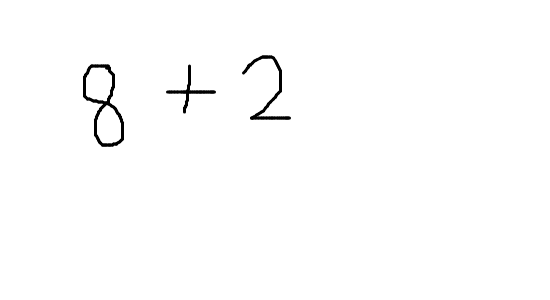
#> input picture Equation-Solver-main/internals/input.png, 550 x 300 px
$ python -i segmentor.py   (imports and definitions only)
#> lines starting #> are read from the running program, lines starting #| are printed output that depends on the picture; after the words box and inside, x2 and y2 are one past the last pixel; in counts of white or black regions, pixels touching at a corner belong together; long printed decimals are rounded
import os
import sys
import cv2
import numpy as np
import matplotlib.pyplot as plt
root = os.getcwd()
OUTPUT_DIR = os.path.join(root, 'segmented')

def line_array(x):
	upper, lower = [], []
	for y in range(5, len(x) - 5):
		s_a, s_p = strtline(y, x)
		e_a, e_p = endline(y, x)
		if s_a >= 7 and s_p >= 5:
			upper.append(y)
		if e_a >= 5 and e_p >= 7:
			lower.append(y)
	return upper, lower

def strtline(y, array):
	prev,ahead = 0,0
	for i in array[y:y+10]:
		if i > 3:
			ahead += 1
	for i in array[y-10:y]:
		if i==0:
			prev += 1
	return ahead, prev

def endline(y, array):
	ahead = 0
	prev = 0
	for i in array[y:y+10]:
		if i==0:
			ahead += 1
	for i in array[y-10:y]:
		if i > 3:
			prev += 1
	return ahead, prev

def endline_word(y, array, a):
	ahead = 0
	prev = 0
	for i in array[y:y+2*a]:
		if i < 2:
			ahead += 1
	for i in array[y-a:y]:
		if i > 2:
			prev += 1
	return prev ,ahead

def end_line_array(array, a):
	list_endlines = []
	for y in range(len(array)):
		e_p, e_a = endline_word(y, array, a)
		# print(e_p, e_a)
		if e_a >= int(1.5*a) and e_p >= int(0.7*a):
			list_endlines.append(y)
	return list_endlines

def refine_endword(array):
	refine_list = []
	for y in range(len(array)-1):
		if array[y]+1 < array[y+1]:
			refine_list.append(array[y])

	if len(array) != 0:
		refine_list.append(array[-1])
	return refine_list

def refine_array(array_upper, array_lower):
	upper, lower = [], []
	for y in range(len(array_upper)-1):
		if array_upper[y] + 5 < array_upper[y+1]:
			upper.append(array_upper[y]-10)
	for y in range(len(array_lower)-1):
		if array_lower[y] + 5 < array_lower[y+1]:
			lower.append(array_lower[y]+10)
	upper.append(array_upper[-1]-10)
	lower.append(array_lower[-1]+10)
	return upper, lower

def letter_width(contours):
	letter_width_sum = 0
	count = 0
	for cnt in contours:
		if cv2.contourArea(cnt) > 20:
			x,y,w,h = cv2.boundingRect(cnt)
			letter_width_sum += w
			count += 1
	return letter_width_sum/count


def end_wrd_dtct(lines, i, bin_img, mean_lttr_width, total_width):
	count_y = np.zeros(shape = total_width)
	for x in range(total_width):
		for y in range(lines[i][0],lines[i][1]):
			if bin_img[y][x] == 255:
				count_y[x] += 1

	end_lines = end_line_array(count_y, int(mean_lttr_width))
	endlines = refine_endword(end_lines)
	return endlines

def get_letter_rect(k, contours):
	valid = True
	x,y,w,h = cv2.boundingRect(contours[k])
	for i in range(len(contours)):
		cnt = contours[i]
		if i == k:
			continue
		elif cv2.contourArea(cnt) < 50:
			continue

		x1,y1,w1,h1 = cv2.boundingRect(cnt)

		if abs(x1 + w1/2 - (x + w/2)) < 50:
			if y1 > y:
				h = abs(y - (y1 + h1))
				w = abs(x - (x1 + w1))
			else:
				valid = False
			break

	return (valid,x,y,w,h)

def letter_seg(lines_img, x_lines, i):
	copy_img = lines_img[i].copy()
	x_linescopy = x_lines[i].copy()

	letter_img = []
	letter_k = []

	contours, hierarchy = cv2.findContours(copy_img,cv2.RETR_EXTERNAL,cv2.CHAIN_APPROX_SIMPLE)
	for k in range(len(contours)):
		cnt = contours[k]
		if cv2.contourArea(cnt) < 50:
			continue

		valid,x,y,w,h = get_letter_rect(k, contours)
		if valid:
			letter_k.append((x,y,w,h))

	letter = sorted(letter_k, key=lambda student: student[0])

	word = 1
	letter_index = 0
	for e in range(len(letter)):
		if(letter[e][0]<x_linescopy[0]):
			letter_index += 1
			letter_img_tmp = lines_img[i][letter[e][1]-5:letter[e][1]+letter[e][3]+5,letter[e][0]-5:letter[e][0]+letter[e][2]+5]
			letter_img = letter_img_tmp
			cv2.imwrite(os.path.join(OUTPUT_DIR, str(i+1)+'_'+str(word)+'_'+str(letter_index)+'.jpg'), 255-letter_img)
		else:
			x_linescopy.pop(0)
			word += 1
			letter_index = 1
			letter_img_tmp = lines_img[i][letter[e][1]-5:letter[e][1]+letter[e][3]+5,letter[e][0]-5:letter[e][0]+letter[e][2]+5]
			letter_img = cv2.resize(letter_img_tmp, dsize =(28, 28), interpolation = cv2.INTER_AREA)
			cv2.imwrite(OUTPUT_DIR+str(i+1)+'_'+str(word)+'_'+str(letter_index)+'.jpg', 255-letter_img)

def image_segmentation(filepath):
#> called with filepath = 'internals/input.png'
	print("\n........Program Initiated.......\n")
	src_img = cv2.imread(filepath, cv2.IMREAD_GRAYSCALE)
#> src_img is the input picture: shape (300, 550); min 0, max 255, mean 252.7
	orig_height, orig_width = src_img.shape
#> orig_height = 300; orig_width = 550

	print("\n Resizing Image........")
	width = 1320
	height = int(width * orig_height / orig_width)
#> height = 720
	src_img = cv2.resize(src_img, dsize=(width, height), interpolation=cv2.INTER_AREA)
#> src_img: shape (720, 1320)

	print("#---------Image Info:--------#")
	print("\tHeight =", height, "\n\tWidth =", width)
#| 	Height = 720
#| 	Width = 1320
	PIXEL_SET = 255
	kernel_size = 21
	normalized_mean = 20
	bin_img = cv2.adaptiveThreshold(src_img, PIXEL_SET, cv2.ADAPTIVE_THRESH_MEAN_C, cv2.THRESH_BINARY_INV, kernel_size,
									normalized_mean)
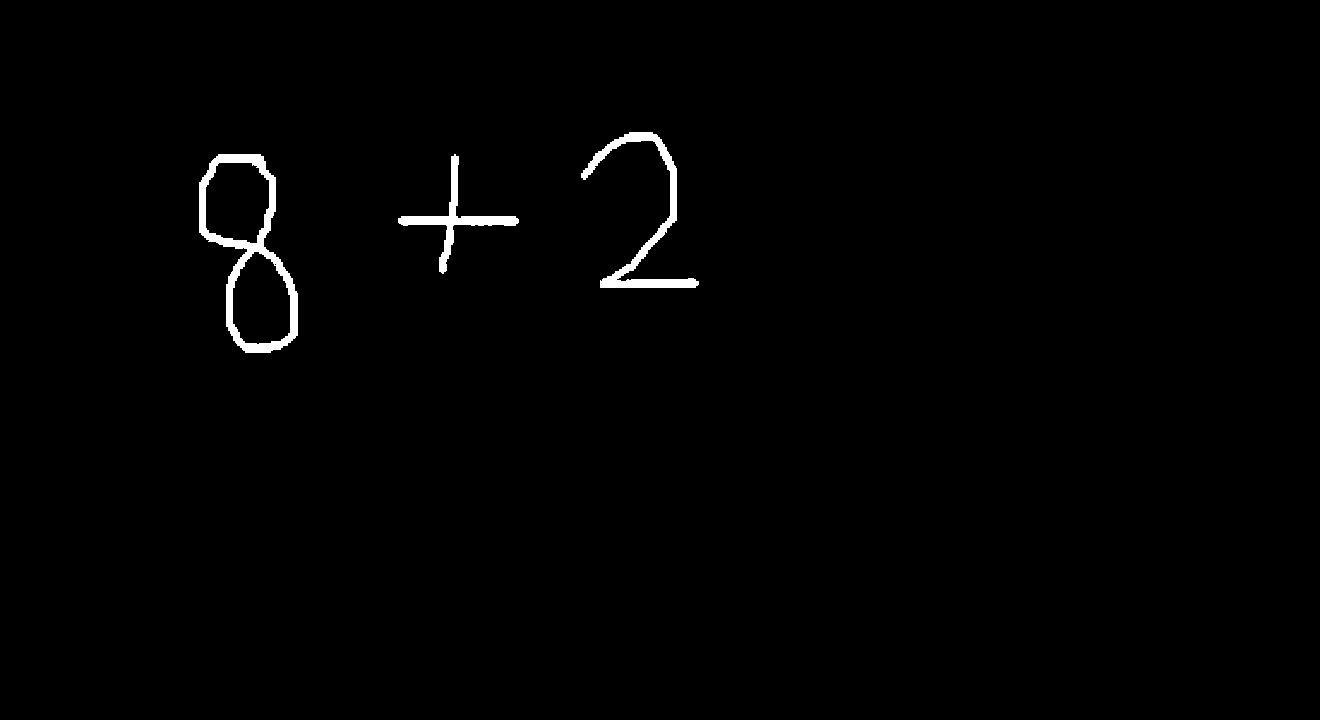
#> bin_img: shape (720, 1320); 0.95% white; 3 white regions, box (x1, y1, x2, y2) and area: (199, 154, 298, 353) 4205, (581, 132, 699, 288) 2874, (398, 154, 519, 274) 1913

	print("Noise Removal")
	kernel = cv2.getStructuringElement(cv2.MORPH_ELLIPSE, (3, 3))
	final_thr = cv2.morphologyEx(bin_img, cv2.MORPH_CLOSE, kernel)
#> final_thr: shape (720, 1320); 0.97% white; 3 white regions, box (x1, y1, x2, y2) and area: (199, 154, 298, 353) 4322, (581, 132, 699, 288) 2964, (398, 154, 519, 274) 1931
	contr_retrival = final_thr.copy()
	print("Character Segmentation")
	count_x = np.zeros(shape=(height))
#> count_x = 720 values from 0 to 0
	for y in range(height):
		for x in range(width):
			if bin_img[y][x] == PIXEL_SET:
				count_x[y] += 1

	upper_lines, lower_lines = line_array(count_x)
	upperlines, lowerlines = refine_array(upper_lines, lower_lines)
#> upperlines = [127]; lowerlines = [366]

	if len(upperlines) == len(lowerlines):
		lines = []
		for y in upperlines:
			final_thr[y][:] = PIXEL_SET
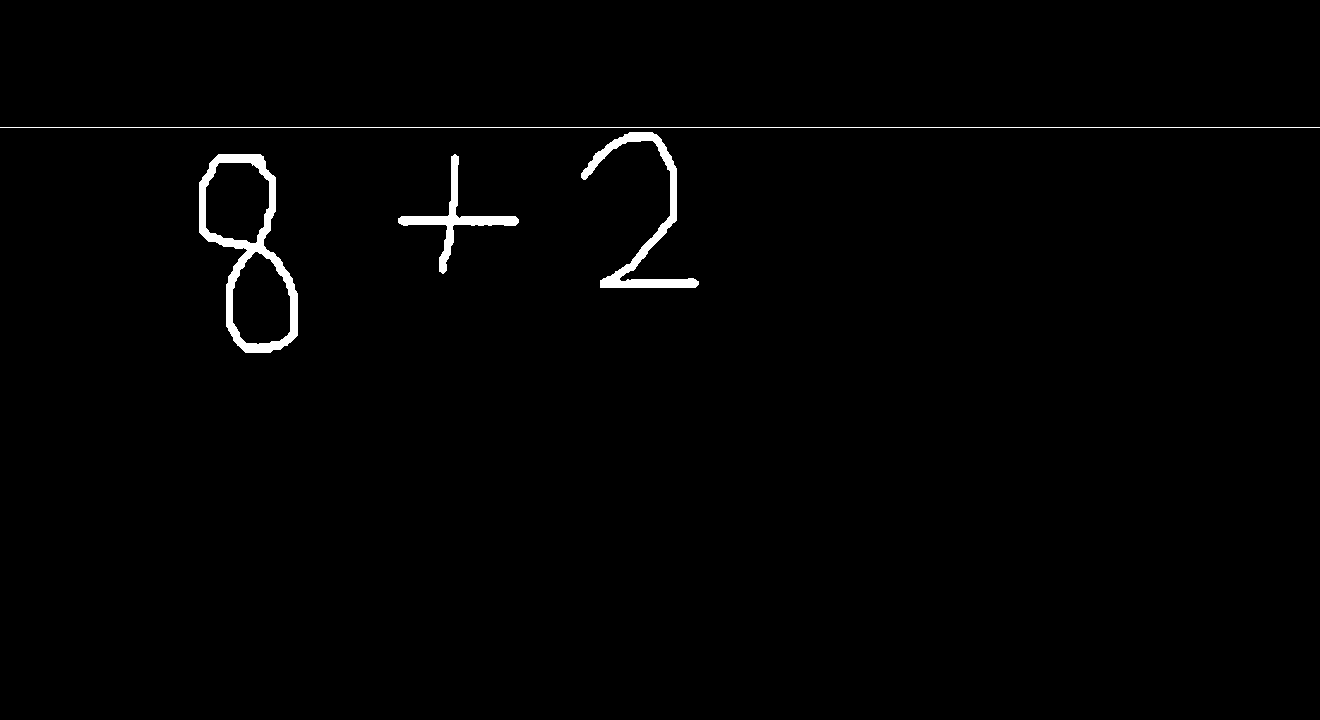
#> final_thr: shape (720, 1320); 1.1% white; 4 white regions, box (x1, y1, x2, y2) and area: (199, 154, 298, 353) 4322, (581, 132, 699, 288) 2964, (398, 154, 519, 274) 1931, (0, 127, 1320, 128) 1320
		for y in lowerlines:
			final_thr[y][:] = PIXEL_SET
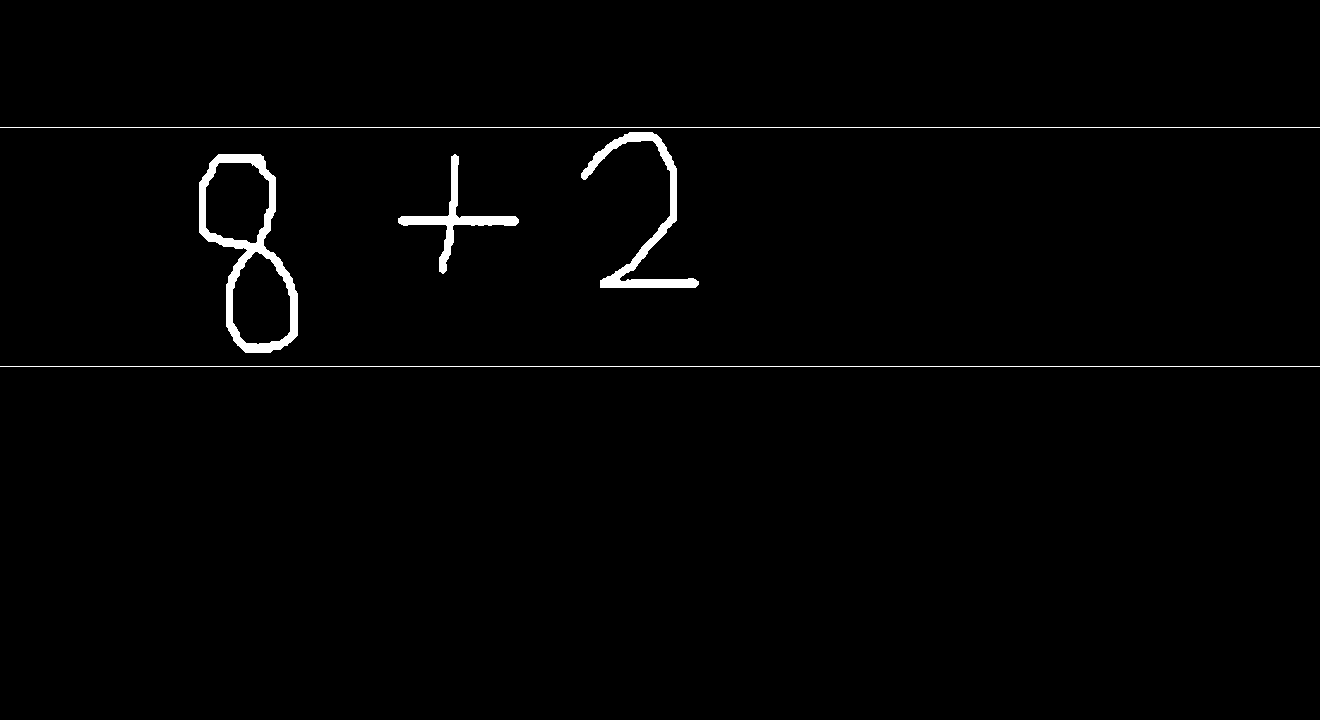
#> final_thr: shape (720, 1320); 1.2% white; 5 white regions
		for y in range(len(upperlines)):
			lines.append((upperlines[y], lowerlines[y]))
#> after the loop, lines = [(127, 366)]
	else:
		print("Unable to process the noisy image")
		showimages()
		k = cv2.waitKey(0)
		while 1:
			k = cv2.waitKey(0)
			if k & 0xFF == ord('q'):
				cv2.destroyAllWindows()
				exit()

	lines = np.array(lines)
#> lines = [[127, 366]]
	no_of_lines = len(lines)
#> no_of_lines = 1
	print("\nLines :", no_of_lines)
#| Lines : 1

	lines_img = []
	for i in range(no_of_lines):
		lines_img.append(bin_img[lines[i][0]:lines[i][1], :])
#> after the loop, lines_img = 1 item

	contours, hierarchy = cv2.findContours(contr_retrival, cv2.RETR_EXTERNAL, cv2.CHAIN_APPROX_SIMPLE)
#> contours = 3 contours; box (x1, y1, x2, y2) and area: (199, 154, 298, 353) 12334, (581, 132, 699, 288) 2632, (398, 154, 519, 274) 1702
	cv2.drawContours(src_img, contours, -1, (0, 255, 0), 1)
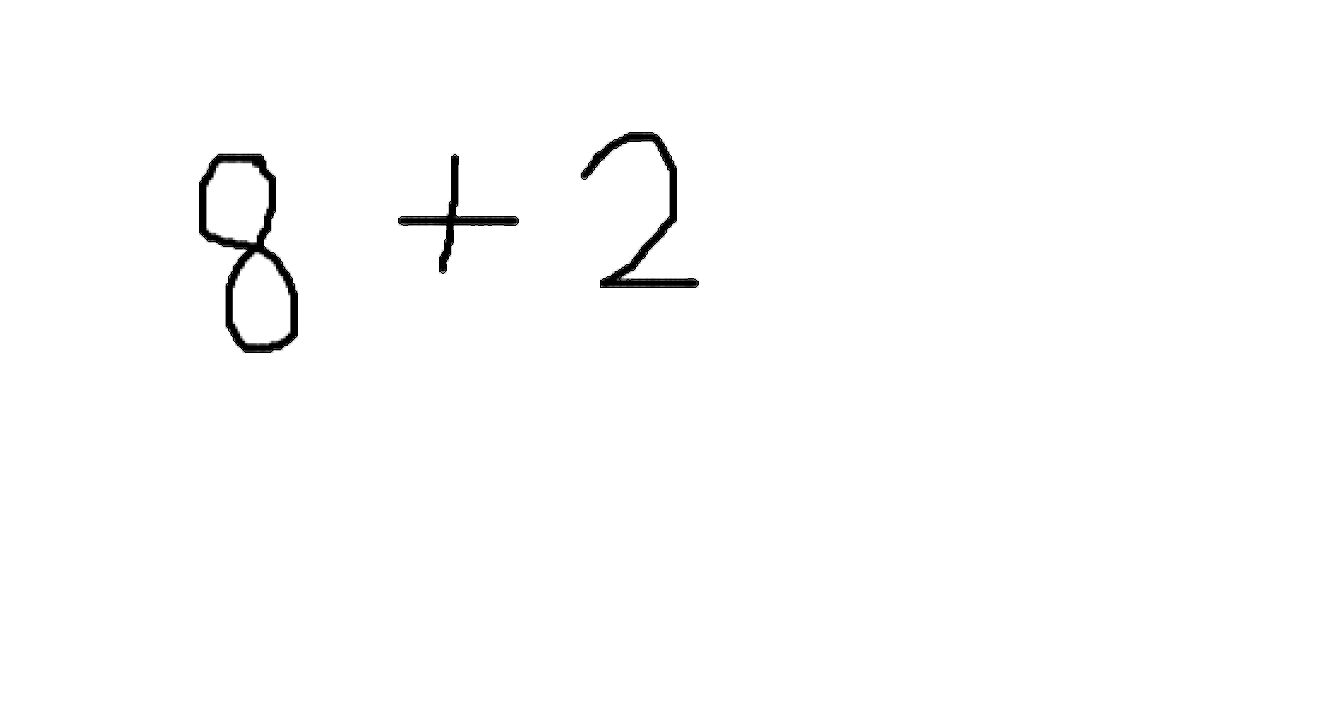
#> src_img: shape (720, 1320); min 0, max 255, mean 252.6

	mean_lttr_width = letter_width(contours)
#> the loop in letter_width, `for cnt in contours:` made 3 passes
#> (x, y, w, h, letter_width_sum) on passes 1 to 3: (398, 154, 121, 120, 121), (199, 154, 99, 199, 220), (581, 132, 118, 156, 338)
#> after the loop in letter_width, `for cnt in contours:`: count = 3; letter_width_sum = 338
#> mean_lttr_width = 112.7
	print("\nAverage Width of Each Letter:- ", mean_lttr_width)
#| Average Width of Each Letter:-  112.667
	x_lines = []

	for i in range(len(lines_img)):
		x_lines.append(end_wrd_dtct(lines, i, bin_img, mean_lttr_width, width))
#> this loop made 1 pass

	for i in range(len(x_lines)):
		x_lines[i].append(width)
#> this loop made 1 pass
	for i in range(len(lines)):
		letter_seg(lines_img, x_lines, i)
#> this loop made 1 pass
#> pass 1, in letter_seg, `cv2.imwrite(os.path.join(OUTPUT_DIR, str(i+1)+'_'+str(word)+'_'+str(le..`:
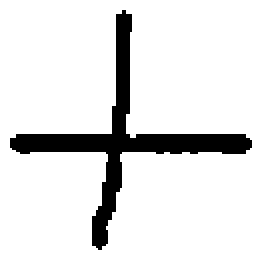
#> saved as 1_1_2.jpg: shape (130, 131) (shown 2 times larger); 88.8% white; 1 black region, box (x1, y1, x2, y2) and area: (5, 5, 126, 125) 1913
#> pass 1, in letter_seg, `cv2.imwrite(os.path.join(OUTPUT_DIR, str(i+1)+'_'+str(word)+'_'+str(le..`:
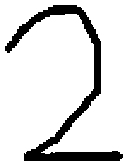
#> saved as 1_1_3.jpg: shape (166, 128); 86.5% white; 1 black region, box (x1, y1, x2, y2) and area: (5, 5, 123, 161) 2874
	contours, hierarchy = cv2.findContours(bin_img, cv2.RETR_EXTERNAL, cv2.CHAIN_APPROX_SIMPLE)
	for cnt in contours:
		if cv2.contourArea(cnt) > 20:
			x, y, w, h = cv2.boundingRect(cnt)
			cv2.rectangle(src_img, (x, y), (x + w, y + h), (0, 255, 0), 2)
#> this loop made 3 passes
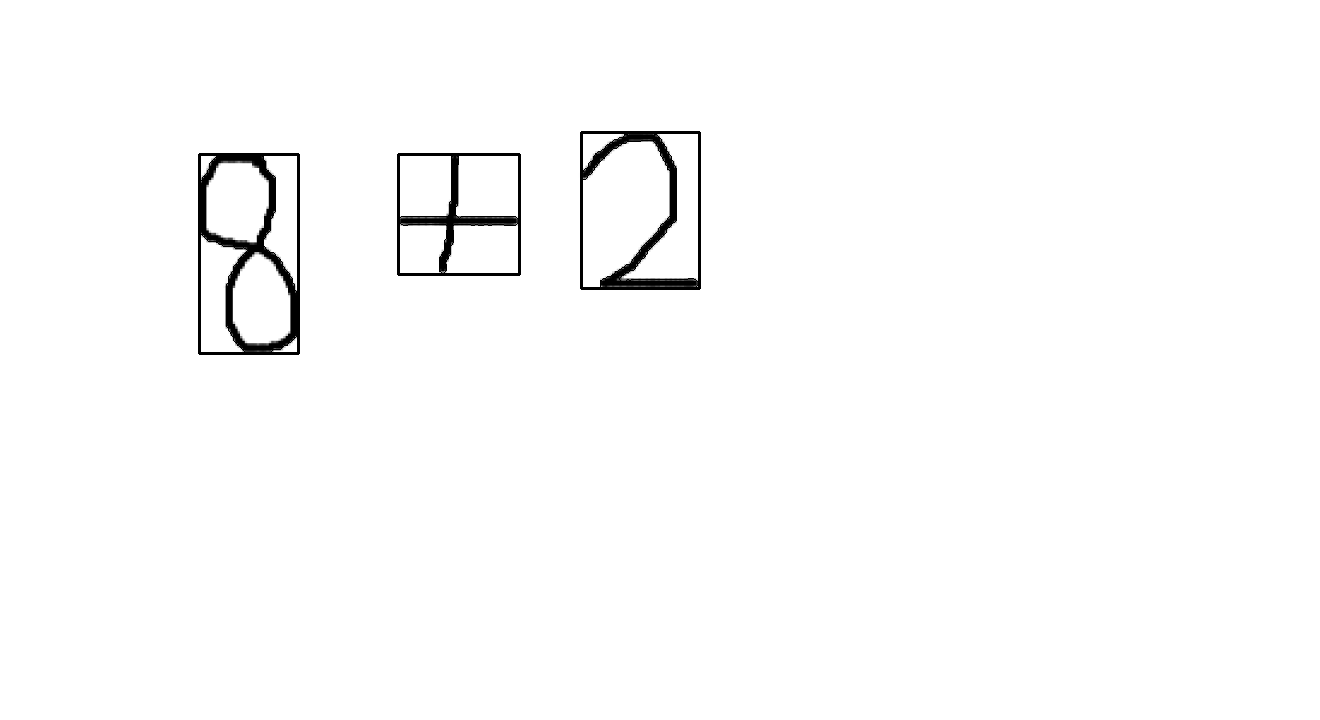
#> src_img: shape (720, 1320); 0.47% of pixels changed, all inside (x1, y1, x2, y2) = (198, 131, 701, 355)

	#cv2.imshow('image', src_img)
	#cv2.waitKey(0)
	#cv2.destroyAllWindows()

>>> result = image_segmentation('internals/input.png')
